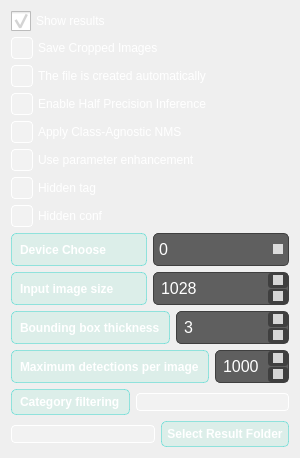
        <widget class="QWidget" name="page_4">
         <layout class="QVBoxLayout" name="verticalLayout_17">
          <item>
           <layout class="QVBoxLayout" name="verticalLayout_12">
            <item>
             <widget class="QCheckBox" name="hide_labelscheckbox_5">
              <property name="styleSheet">
               <string notr="true">QCheckBox {
    spacing: 5px;
    color: #FFFFFF;
}

QCheckBox::indicator {
    width: 20px;
    height: 20px;
}

QCheckBox::indicator:unchecked {
    border: 1px solid #FFFFFF;
    border-radius: 4px;
    background-color: rgba(255, 255, 255, 50);
}

QCheckBox::indicator:checked {
    border: 1px solid #FFFFFF;
    border-radius: 4px;
    image: url(:/img/icon/checked.png);
    background-color: qlineargradient(x1: 0, y1: 0, x2: 0, y2: 1, stop: 0 rgba(255, 0, 0, 255), stop: 1.0 rgba(13, 206, 197, 255));
}

QCheckBox::indicator:unchecked:hover {
    border: 1px solid #FFFFFF;
    border-radius: 4px;
    background-color: rgba(255, 255, 255, 100);
}

QCheckBox::indicator:checked:hover {
    border: 1px solid #FFFFFF;
    border-radius: 4px;
    image: url(:/img/icon/checked.png);
    background-color: rgba(13, 206, 197, 100);
}

QCheckBox::indicator:unchecked:pressed, QCheckBox::indicator:checked:pressed {
    border: 1px solid #FFFFFF;
    border-radius: 4px;
    background-color: rgba(255, 255, 255, 150);
}
</string>
              </property>
              <property name="text">
               <string>Show results</string>
              </property>
              <property name="checked">
               <bool>true</bool>
              </property>
             </widget>
            </item>
            <item>
             <widget class="QCheckBox" name="save_cropcheckbox_2">
              <property name="styleSheet">
               <string notr="true">QCheckBox {
    spacing: 5px;
    color: #FFFFFF;
}

QCheckBox::indicator {
    width: 20px;
    height: 20px;
}

QCheckBox::indicator:unchecked {
    border: 1px solid #FFFFFF;
    border-radius: 4px;
    background-color: rgba(255, 255, 255, 50);
}

QCheckBox::indicator:checked {
    border: 1px solid #FFFFFF;
    border-radius: 4px;
    image: url(:/img/icon/checked.png);
    background-color: qlineargradient(x1: 0, y1: 0, x2: 0, y2: 1, stop: 0 rgba(255, 0, 0, 255), stop: 1.0 rgba(13, 206, 197, 255));
}

QCheckBox::indicator:unchecked:hover {
    border: 1px solid #FFFFFF;
    border-radius: 4px;
    background-color: rgba(255, 255, 255, 100);
}

QCheckBox::indicator:checked:hover {
    border: 1px solid #FFFFFF;
    border-radius: 4px;
    image: url(:/img/icon/checked.png);
    background-color: rgba(13, 206, 197, 100);
}

QCheckBox::indicator:unchecked:pressed, QCheckBox::indicator:checked:pressed {
    border: 1px solid #FFFFFF;
    border-radius: 4px;
    background-color: rgba(255, 255, 255, 150);
}
</string>
              </property>
              <property name="text">
               <string>Save Cropped Images</string>
              </property>
             </widget>
            </item>
            <item>
             <widget class="QCheckBox" name="agnostic_nmscheckbox_2">
              <property name="styleSheet">
               <string notr="true">QCheckBox {
    spacing: 5px;
    color: #FFFFFF;
}

QCheckBox::indicator {
    width: 20px;
    height: 20px;
}

QCheckBox::indicator:unchecked {
    border: 1px solid #FFFFFF;
    border-radius: 4px;
    background-color: rgba(255, 255, 255, 50);
}

QCheckBox::indicator:checked {
    border: 1px solid #FFFFFF;
    border-radius: 4px;
    image: url(:/img/icon/checked.png);
    background-color: qlineargradient(x1: 0, y1: 0, x2: 0, y2: 1, stop: 0 rgba(255, 0, 0, 255), stop: 1.0 rgba(13, 206, 197, 255));
}

QCheckBox::indicator:unchecked:hover {
    border: 1px solid #FFFFFF;
    border-radius: 4px;
    background-color: rgba(255, 255, 255, 100);
}

QCheckBox::indicator:checked:hover {
    border: 1px solid #FFFFFF;
    border-radius: 4px;
    image: url(:/img/icon/checked.png);
    background-color: rgba(13, 206, 197, 100);
}

QCheckBox::indicator:unchecked:pressed, QCheckBox::indicator:checked:pressed {
    border: 1px solid #FFFFFF;
    border-radius: 4px;
    background-color: rgba(255, 255, 255, 150);
}
</string>
              </property>
              <property name="text">
               <string>The file is created automatically</string>
              </property>
             </widget>
            </item>
            <item>
             <widget class="QCheckBox" name="halfcheckbox_2">
              <property name="styleSheet">
               <string notr="true">QCheckBox {
    spacing: 5px;
    color: #FFFFFF;
}

QCheckBox::indicator {
    width: 20px;
    height: 20px;
}

QCheckBox::indicator:unchecked {
    border: 1px solid #FFFFFF;
    border-radius: 4px;
    background-color: rgba(255, 255, 255, 50);
}

QCheckBox::indicator:checked {
    border: 1px solid #FFFFFF;
    border-radius: 4px;
    image: url(:/img/icon/checked.png);
    background-color: qlineargradient(x1: 0, y1: 0, x2: 0, y2: 1, stop: 0 rgba(255, 0, 0, 255), stop: 1.0 rgba(13, 206, 197, 255));
}

QCheckBox::indicator:unchecked:hover {
    border: 1px solid #FFFFFF;
    border-radius: 4px;
    background-color: rgba(255, 255, 255, 100);
}

QCheckBox::indicator:checked:hover {
    border: 1px solid #FFFFFF;
    border-radius: 4px;
    image: url(:/img/icon/checked.png);
    background-color: rgba(13, 206, 197, 100);
}

QCheckBox::indicator:unchecked:pressed, QCheckBox::indicator:checked:pressed {
    border: 1px solid #FFFFFF;
    border-radius: 4px;
    background-color: rgba(255, 255, 255, 150);
}
</string>
              </property>
              <property name="text">
               <string>Enable Half Precision Inference</string>
              </property>
             </widget>
            </item>
            <item>
             <widget class="QCheckBox" name="agnostic_nmscheckbox">
              <property name="styleSheet">
               <string notr="true">QCheckBox {
    spacing: 5px;
    color: #FFFFFF;
}

QCheckBox::indicator {
    width: 20px;
    height: 20px;
}

QCheckBox::indicator:unchecked {
    border: 1px solid #FFFFFF;
    border-radius: 4px;
    background-color: rgba(255, 255, 255, 50);
}

QCheckBox::indicator:checked {
    border: 1px solid #FFFFFF;
    border-radius: 4px;
    image: url(:/img/icon/checked.png);
    background-color: qlineargradient(x1: 0, y1: 0, x2: 0, y2: 1, stop: 0 rgba(38, 222, 170, 0.1), stop: 1.0 rgba(13, 206, 197, 255));
}

QCheckBox::indicator:unchecked:hover {
    border: 1px solid #FFFFFF;
    border-radius: 4px;
    background-color: rgba(255, 255, 255, 100);
}

QCheckBox::indicator:checked:hover {
    border: 1px solid #FFFFFF;
    border-radius: 4px;
    image: url(:/img/icon/checked.png);
    background-color: rgba(13, 206, 197, 100);
}

QCheckBox::indicator:unchecked:pressed, QCheckBox::indicator:checked:pressed {
    border: 1px solid #FFFFFF;
    border-radius: 4px;
    background-color: rgba(255, 255, 255, 150);
}
</string>
              </property>
              <property name="text">
               <string>Apply Class-Agnostic NMS</string>
              </property>
             </widget>
            </item>
            <item>
             <widget class="QCheckBox" name="augmentedcheckbox_3">
              <property name="styleSheet">
               <string notr="true">QCheckBox {
    spacing: 5px;
    color: #FFFFFF;
}

QCheckBox::indicator {
    width: 20px;
    height: 20px;
}

QCheckBox::indicator:unchecked {
    border: 1px solid #FFFFFF;
    border-radius: 4px;
    background-color: rgba(255, 255, 255, 50);
}

QCheckBox::indicator:checked {
    border: 1px solid #FFFFFF;
    border-radius: 4px;
    image: url(:/img/icon/checked.png);
    background-color: qlineargradient(x1: 0, y1: 0, x2: 0, y2: 1, stop: 0 rgba(38, 222, 170, 0.1), stop: 1.0 rgba(13, 206, 197, 255));
}

QCheckBox::indicator:unchecked:hover {
    border: 1px solid #FFFFFF;
    border-radius: 4px;
    background-color: rgba(255, 255, 255, 100);
}

QCheckBox::indicator:checked:hover {
    border: 1px solid #FFFFFF;
    border-radius: 4px;
    image: url(:/img/icon/checked.png);
    background-color: rgba(13, 206, 197, 100);
}

QCheckBox::indicator:unchecked:pressed, QCheckBox::indicator:checked:pressed {
    border: 1px solid #FFFFFF;
    border-radius: 4px;
    background-color: rgba(255, 255, 255, 150);
}
</string>
              </property>
              <property name="text">
               <string>Use parameter enhancement</string>
              </property>
             </widget>
            </item>
            <item>
             <widget class="QCheckBox" name="hide_labelscheckbox_4">
              <property name="styleSheet">
               <string notr="true">QCheckBox {
    spacing: 5px;
    color: #FFFFFF;
}

QCheckBox::indicator {
    width: 20px;
    height: 20px;
}

QCheckBox::indicator:unchecked {
    border: 1px solid #FFFFFF;
    border-radius: 4px;
    background-color: rgba(255, 255, 255, 50);
}

QCheckBox::indicator:checked {
    border: 1px solid #FFFFFF;
    border-radius: 4px;
    image: url(:/img/icon/checked.png);
    background-color: qlineargradient(x1: 0, y1: 0, x2: 0, y2: 1, stop: 0 rgba(38, 222, 170, 0.1), stop: 1.0 rgba(13, 206, 197, 255));
}

QCheckBox::indicator:unchecked:hover {
    border: 1px solid #FFFFFF;
    border-radius: 4px;
    background-color: rgba(255, 255, 255, 100);
}

QCheckBox::indicator:checked:hover {
    border: 1px solid #FFFFFF;
    border-radius: 4px;
    image: url(:/img/icon/checked.png);
    background-color: rgba(13, 206, 197, 100);
}

QCheckBox::indicator:unchecked:pressed, QCheckBox::indicator:checked:pressed {
    border: 1px solid #FFFFFF;
    border-radius: 4px;
    background-color: rgba(255, 255, 255, 150);
}
</string>
              </property>
              <property name="text">
               <string>Hidden tag</string>
              </property>
             </widget>
            </item>
            <item>
             <widget class="QCheckBox" name="hide_confscheckbox_6">
              <property name="styleSheet">
               <string notr="true">QCheckBox {
    spacing: 5px;
    color: #FFFFFF;
}

QCheckBox::indicator {
    width: 20px;
    height: 20px;
}

QCheckBox::indicator:unchecked {
    border: 1px solid #FFFFFF;
    border-radius: 4px;
    background-color: rgba(255, 255, 255, 50);
}

QCheckBox::indicator:checked {
    border: 1px solid #FFFFFF;
    border-radius: 4px;
    image: url(:/img/icon/checked.png);
    background-color: qlineargradient(x1: 0, y1: 0, x2: 0, y2: 1, stop: 0 rgba(38, 222, 170, 0.1), stop: 1.0 rgba(13, 206, 197, 255));
}

QCheckBox::indicator:unchecked:hover {
    border: 1px solid #FFFFFF;
    border-radius: 4px;
    background-color: rgba(255, 255, 255, 100);
}

QCheckBox::indicator:checked:hover {
    border: 1px solid #FFFFFF;
    border-radius: 4px;
    image: url(:/img/icon/checked.png);
    background-color: rgba(13, 206, 197, 100);
}

QCheckBox::indicator:unchecked:pressed, QCheckBox::indicator:checked:pressed {
    border: 1px solid #FFFFFF;
    border-radius: 4px;
    background-color: rgba(255, 255, 255, 150);
}
</string>
              </property>
              <property name="text">
               <string>Hidden conf</string>
              </property>
             </widget>
            </item>
           </layout>
          </item>
          <item>
           <layout class="QVBoxLayout" name="verticalLayout_14">
            <item>
             <layout class="QHBoxLayout" name="horizontalLayout_23">
              <item>
               <widget class="QLabel" name="label_16">
                <property name="styleSheet">
                 <string notr="true">QLabel {
    color: #FFFFFF;
    font-weight: bold;
    padding: 5px;
    background-color: rgba(38, 222, 170, 0.1);
    border: 1px solid rgba(13, 206, 197, 100);
    border-radius: 5px;
    text-align: center;
}

QLabel:hover {
    color: #FFFFFF;
    background-color: rgba(13, 206, 197, 100);
    border: 1px solid rgba(255, 255, 255, 100);
    text-shadow: 0 0 3px rgba(255, 255, 255, 150);
}

QLabel:pressed {
    color: rgba(255, 255, 255, 150);
    background-color: rgba(3, 85, 160, 150);
    border: 1px solid rgba(13, 206, 197, 150);
}
</string>
                </property>
                <property name="text">
                 <string>Device Choose</string>
                </property>
               </widget>
              </item>
              <item>
               <widget class="QComboBox" name="comboBox_2">
                <property name="styleSheet">
                 <string notr="true">QComboBox {
    background-color: rgba(55, 55, 55, 200);
    color: #FFFFFF;
    font: 12pt;
    border: 1px solid #3F3F3F;
    border-radius: 5px;
    padding: 5px;
image: url(:/img/icon/人工智能机器人＊.png);
}

QComboBox::drop-down {
    width: 20px;
    border: none;

}

QComboBox::down-arrow {
    width: 10px;
    height: 10px;
    background: rgba(255, 255, 255, 200);
	
}

QComboBox QAbstractItemView {
    background-color: rgba(55, 55, 55, 200);
    color: #FFFFFF;
    selection-background-color: rgba(13, 206, 197, 200);
    selection-color: #FFFFFF;
}

QComboBox:!editable, QComboBox::drop-down:editable {
    background: rgba(55, 55, 55, 200);

}

QComboBox:!editable:on, QComboBox::drop-down:editable:on {
    background: rgba(13, 206, 197, 200);
}
</string>
                </property>
                <item>
                 <property name="text">
                  <string>0</string>
                 </property>
                </item>
                <item>
                 <property name="text">
                  <string>1</string>
                 </property>
                </item>
                <item>
                 <property name="text">
                  <string>2</string>
                 </property>
                </item>
                <item>
                 <property name="text">
                  <string>3</string>
                 </property>
                </item>
                <item>
                 <property name="text">
                  <string>cpu</string>
                 </property>
                </item>
               </widget>
              </item>
             </layout>
            </item>
            <item>
             <layout class="QHBoxLayout" name="horizontalLayout_19">
              <item>
               <widget class="QLabel" name="label_12">
                <property name="styleSheet">
                 <string notr="true">QLabel {
    color: #FFFFFF;
    font-weight: bold;
    padding: 5px;
    background-color: rgba(38, 222, 170, 0.1);
    border: 1px solid rgba(13, 206, 197, 100);
    border-radius: 5px;
    text-align: center;
}

QLabel:hover {
    color: #FFFFFF;
    background-color: rgba(13, 206, 197, 100);
    border: 1px solid rgba(255, 255, 255, 100);
    text-shadow: 0 0 3px rgba(255, 255, 255, 150);
}

QLabel:pressed {
    color: rgba(255, 255, 255, 150);
    background-color: rgba(3, 85, 160, 150);
    border: 1px solid rgba(13, 206, 197, 150);
}
</string>
                </property>
                <property name="text">
                 <string>Input image size</string>
                </property>
               </widget>
              </item>
              <item>
               <widget class="QSpinBox" name="imgsz_spinbox12">
                <property name="styleSheet">
                 <string notr="true">QSpinBox {
    background-color: rgba(55, 55, 55, 200);
    color: #FFFFFF;
    font: 12pt;
    border: 1px solid #3F3F3F;
    border-radius: 5px;
    padding: 5px;
	image: url(:/img/icon/人工智能机器人＊.png);
}

QSpinBox::up-button, QSpinBox::down-button {
    background-color: rgba(55, 55, 55, 200);
    width: 20px;
    border-radius: 3px;
}

QSpinBox::up-button:pressed, QSpinBox::down-button:pressed {
    background-color: rgba(13, 206, 197, 200);
}

QSpinBox::up-arrow, QSpinBox::down-arrow {
    width: 10px;
    height: 10px;
    background: rgba(255, 255, 255, 200);
}
</string>
                </property>
                <property name="minimum">
                 <number>320</number>
                </property>
                <property name="maximum">
                 <number>10280</number>
                </property>
                <property name="singleStep">
                 <number>256</number>
                </property>
                <property name="value">
                 <number>1028</number>
                </property>
               </widget>
              </item>
             </layout>
            </item>
            <item>
             <layout class="QHBoxLayout" name="horizontalLayout_21">
              <item>
               <widget class="QLabel" name="label_14">
                <property name="styleSheet">
                 <string notr="true">QLabel {
    color: #FFFFFF;
    font-weight: bold;
    padding: 5px;
    background-color: rgba(38, 222, 170, 0.1);
    border: 1px solid rgba(13, 206, 197, 100);
    border-radius: 5px;
    text-align: center;
}

QLabel:hover {
    color: #FFFFFF;
    background-color: rgba(13, 206, 197, 100);
    border: 1px solid rgba(255, 255, 255, 100);
    text-shadow: 0 0 3px rgba(255, 255, 255, 150);
}

QLabel:pressed {
    color: rgba(255, 255, 255, 150);
    background-color: rgba(3, 85, 160, 150);
    border: 1px solid rgba(13, 206, 197, 150);
}
</string>
                </property>
                <property name="text">
                 <string>Bounding box thickness</string>
                </property>
               </widget>
              </item>
              <item>
               <widget class="QSpinBox" name="line_thickness_spinbox12_2">
                <property name="styleSheet">
                 <string notr="true">QSpinBox {
    background-color: rgba(55, 55, 55, 200);
    color: #FFFFFF;
    font: 12pt;
    border: 1px solid #3F3F3F;
    border-radius: 5px;
    padding: 5px;
	image: url(:/img/icon/人工智能机器人＊.png);
}

QSpinBox::up-button, QSpinBox::down-button {
    background-color: rgba(55, 55, 55, 200);
    width: 20px;
    border-radius: 3px;
}

QSpinBox::up-button:pressed, QSpinBox::down-button:pressed {
    background-color: rgba(13, 206, 197, 200);
}

QSpinBox::up-arrow, QSpinBox::down-arrow {
    width: 10px;
    height: 10px;
    background: rgba(255, 255, 255, 200);
}
</string>
                </property>
                <property name="minimum">
                 <number>1</number>
                </property>
                <property name="maximum">
                 <number>20</number>
                </property>
                <property name="singleStep">
                 <number>1</number>
                </property>
                <property name="value">
                 <number>3</number>
                </property>
               </widget>
              </item>
             </layout>
            </item>
            <item>
             <layout class="QHBoxLayout" name="horizontalLayout_22">
              <item>
               <widget class="QLabel" name="label_15">
                <property name="styleSheet">
                 <string notr="true">QLabel {
    color: #FFFFFF;
    font-weight: bold;
    padding: 5px;
    background-color: rgba(38, 222, 170, 0.1);
    border: 1px solid rgba(13, 206, 197, 100);
    border-radius: 5px;
    text-align: center;
}

QLabel:hover {
    color: #FFFFFF;
    background-color: rgba(13, 206, 197, 100);
    border: 1px solid rgba(255, 255, 255, 100);
    text-shadow: 0 0 3px rgba(255, 255, 255, 150);
}

QLabel:pressed {
    color: rgba(255, 255, 255, 150);
    background-color: rgba(3, 85, 160, 150);
    border: 1px solid rgba(13, 206, 197, 150);
}
</string>
                </property>
                <property name="text">
                 <string>Maximum detections per image</string>
                </property>
               </widget>
              </item>
              <item>
               <widget class="QSpinBox" name="line_thickness_spinbox12_3">
                <property name="styleSheet">
                 <string notr="true">QSpinBox {
    background-color: rgba(55, 55, 55, 200);
    color: #FFFFFF;
    font: 12pt;
    border: 1px solid #3F3F3F;
    border-radius: 5px;
    padding: 5px;
	image: url(:/img/icon/人工智能机器人＊.png);
}

QSpinBox::up-button, QSpinBox::down-button {
    background-color: rgba(55, 55, 55, 200);
    width: 20px;
    border-radius: 3px;
}

QSpinBox::up-button:pressed, QSpinBox::down-button:pressed {
    background-color: rgba(13, 206, 197, 200);
}

QSpinBox::up-arrow, QSpinBox::down-arrow {
    width: 10px;
    height: 10px;
    background: rgba(255, 255, 255, 200);
}
</string>
                </property>
                <property name="minimum">
                 <number>100</number>
                </property>
                <property name="maximum">
                 <number>5000</number>
                </property>
                <property name="singleStep">
                 <number>10</number>
                </property>
                <property name="value">
                 <number>1000</number>
                </property>
               </widget>
              </item>
             </layout>
            </item>
           </layout>
          </item>
          <item>
           <layout class="QVBoxLayout" name="verticalLayout_15">
            <item>
             <layout class="QHBoxLayout" name="horizontalLayout_18">
              <item>
               <widget class="QLabel" name="label_13">
                <property name="styleSheet">
                 <string notr="true">QLabel {
    color: #FFFFFF;
    font-weight: bold;
    padding: 5px;
    background-color: rgba(38, 222, 170, 0.1);
    border: 1px solid rgba(13, 206, 197, 100);
    border-radius: 5px;
    text-align: center;
}

QLabel:hover {
    color: #FFFFFF;
    background-color: rgba(13, 206, 197, 100);
    border: 1px solid rgba(255, 255, 255, 100);
    text-shadow: 0 0 3px rgba(255, 255, 255, 150);
}

QLabel:pressed {
    color: rgba(255, 255, 255, 150);
    background-color: rgba(3, 85, 160, 150);
    border: 1px solid rgba(13, 206, 197, 150);
}
</string>
                </property>
                <property name="text">
                 <string>Category filtering</string>
                </property>
               </widget>
              </item>
              <item>
               <widget class="QLineEdit" name="lineEdit">
                <property name="styleSheet">
                 <string notr="true">QLineEdit {
    border: 1px solid #FFFFFF;
    border-radius: 4px;
    background-color: rgba(255, 255, 255, 50);
    color: #FFFFFF;
    padding-left: 5px;
    padding-right: 5px;
}

QLineEdit:hover {
    border: 1px solid #FFFFFF;
    border-radius: 4px;
    background-color: rgba(255, 255, 255, 100);
}

QLineEdit:focus {
    border: 1px solid #FFFFFF;
    border-radius: 4px;
    background-color: rgba(255, 255, 255, 150);
}
</string>
                </property>
               </widget>
              </item>
             </layout>
            </item>
            <item>
             <layout class="QHBoxLayout" name="horizontalLayout_20">
              <item>
               <widget class="QLineEdit" name="result_folder_lineEdit">
                <property name="styleSheet">
                 <string notr="true">QLineEdit {
    border: 1px solid #FFFFFF;
    border-radius: 4px;
    background-color: rgba(255, 255, 255, 50);
    color: #FFFFFF;
    padding-left: 5px;
    padding-right: 5px;
}

QLineEdit:hover {
    border: 1px solid #FFFFFF;
    border-radius: 4px;
    background-color: rgba(255, 255, 255, 100);
}

QLineEdit:focus {
    border: 1px solid #FFFFFF;
    border-radius: 4px;
    background-color: rgba(255, 255, 255, 150);
}
</string>
                </property>
               </widget>
              </item>
              <item>
               <widget class="QPushButton" name="browse_result_folder_button">
                <property name="styleSheet">
                 <string notr="true">QPushButton {
    color: #FFFFFF;
    font-weight: bold;
    padding: 5px;
    background-color: rgba(38, 222, 170, 0.1);
    border: 1px solid rgba(13, 206, 197, 100);
    border-radius: 5px;
    text-align: center;
}

QPushButton:hover {
    color: #FFFFFF;
    background-color: rgba(13, 206, 197, 100);
    border: 1px solid rgba(255, 255, 255, 100);
    text-shadow: 0 0 3px rgba(255, 255, 255, 150);
}

QPushButton:pressed {
    color: rgba(255, 255, 255, 150);
    background-color: rgba(3, 85, 160, 150);
    border: 1px solid rgba(13, 206, 197, 150);
}

QPushButton:disabled {
    color: rgba(255, 255, 255, 100);
    background-color: rgba(3, 85, 160, 50);
    border: 1px solid rgba(13, 206, 197, 50);
}
</string>
                </property>
                <property name="text">
                 <string>Select Result Folder</string>
                </property>
               </widget>
              </item>
             </layout>
            </item>
           </layout>
          </item>
         </layout>
        </widget>
